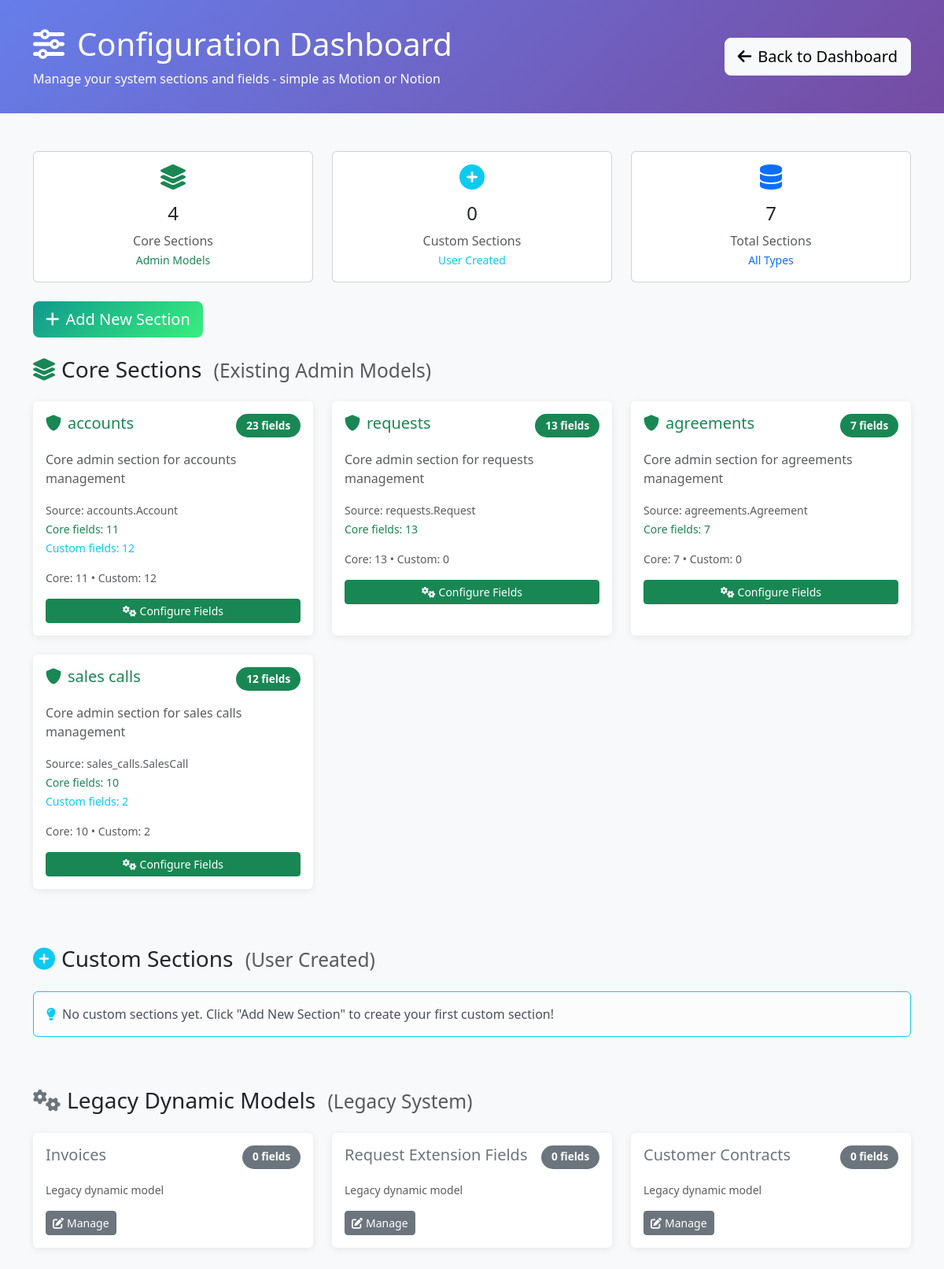
The app's page /configuration/ (signed in) with its own data.
### requests/models.py (models this page shows, shortened)
class DynamicSection(models.Model):
    name = models.CharField(max_length=255, unique=True, help_text="Internal section name")
    display_name = models.CharField(max_length=255, help_text="Display name shown to users")
    description = models.TextField(blank=True, help_text="Description of this section's purpose")
    order = models.IntegerField(default=100, help_text="Display order")
    is_core_section = models.BooleanField(default=False, help_text="True if this represents an existing admin model")
    source_model = models.CharField(max_length=255, blank=True, help_text="Full model name (e.g. 'accounts.Account') for core sections")
    created_at = models.DateTimeField(auto_now_add=True)
    updated_at = models.DateTimeField(auto_now=True)
    class Meta:
        verbose_name = "Dynamic Section"
        verbose_name_plural = "Dynamic Sections"
        ordering = ['is_core_section', 'order', 'name']

class DynamicModel(models.Model):
    name = models.CharField(max_length=100, unique=True, help_text="Model name (e.g., 'Invoice')")
    app_label = models.CharField(max_length=100, default='requests', help_text="Django app where model belongs")
    table_name = models.CharField(max_length=100, unique=True, help_text="Database table name")
    display_name = models.CharField(max_length=100, help_text="Human-readable name for admin")
    description = models.TextField(blank=True, help_text="Description of this model's purpose")
    ordering_fields = models.JSONField(default=list, help_text="Fields to use for default ordering")
    is_active = models.BooleanField(default=True, help_text="Whether this model is active in the system")
    created_at = models.DateTimeField(auto_now_add=True)
    updated_at = models.DateTimeField(auto_now=True)
    class Meta:
        verbose_name = "Dynamic Model"
        verbose_name_plural = "Dynamic Models"
        ordering = ['name']

### requests/configuration_views.py (the view, shortened to what this page needs)
# urls.py: path('', configuration_views.configuration_dashboard, name='dashboard'),
@staff_member_required
def configuration_dashboard(request):
    from requests.services.admin_model_detector import AdminModelDetector
    from requests.models import DynamicSection
    detector = AdminModelDetector()
    detector.sync_core_sections()
    core_sections = []
    for section in DynamicSection.objects.filter(is_core_section=True).order_by('order', 'name'):
        core_fields = section.fields.filter(is_core_field=True)
        custom_fields = section.fields.filter(is_core_field=False)
        core_sections.append({
            'id': section.id,
            'name': section.name,
            'display_name': section.display_name,
            'description': section.description,
            'source_model': section.source_model,
            'core_field_count': core_fields.count(),
            'custom_field_count': custom_fields.count(),
            'total_fields': section.fields.count(),
            'is_core': True,
            'admin_url': f'/admin/{section.source_model.lower().replace(".", "/")}/' if section.source_model else None
        })
    custom_sections = []
    dynamic_models = []
    for dm in DynamicModel.objects.filter(is_active=True):
        field_count = dm.fields.filter(is_active=True).count()
        dynamic_models.append({
            'id': dm.id,
            'name': f"{dm.app_label}.{dm.name}",
            'display_name': dm.display_name,
            'field_count': field_count,
            'is_core': False,
            'model': dm
        })
    context = {
        'core_sections': core_sections,
        'custom_sections': custom_sections,
        'dynamic_models': dynamic_models,  # Legacy support
        'total_core_sections': len(core_sections),
        'total_custom_sections': len(custom_sections),
        'total_sections': len(core_sections) + len(custom_sections) + len(dynamic_models)
    }
    return render(request, 'configuration/dashboard.html', context)

### requests/services/admin_model_detector.py (called while the page is built)
    def sync_core_sections(self) -> Dict[str, Any]:
        try:
            core_sections = self.create_core_sections()
            return {
                'success': True,
                'core_sections_count': len(core_sections),
                'sections': [
                    {
                        'name': section.name,
                        'display_name': section.display_name,
                        'field_count': section.fields.count(),
                        'source_model': section.source_model
                    }
                    for section in core_sections
                ]
            }
        except Exception as e:
            return {
                'success': False,
                'error': str(e)
            }

### requests/templates/configuration/dashboard.html (shortened to what this page needs)
<!DOCTYPE html>
<html lang="en">
<head>
    <link href="https://cdn.jsdelivr.net/npm/bootstrap@5.3.0/dist/css/bootstrap.min.css" rel="stylesheet">
    <link href="https://cdnjs.cloudflare.com/ajax/libs/font-awesome/6.0.0/css/all.min.css" rel="stylesheet">
</head>
<body class="bg-light">
    <div class="config-header">
        <div class="container">
            <div class="row align-items-center">
                <div class="col-md-8">
                    <h1 class="mb-2">
                        <i class="fas fa-sliders-h me-3"></i>Configuration Dashboard
                    </h1>
                    <p class="mb-0 opacity-90">
                        Manage your system sections and fields - simple as Motion or Notion
                    </p>
                </div>
                <div class="col-md-4 text-end">
                    <a href="{% url 'dashboard' %}" class="btn btn-light btn-lg">
                        <i class="fas fa-arrow-left me-2"></i>Back to Dashboard
                    </a>
                </div>
            </div>
        </div>
    </div>
    <div class="container my-5">
        <div class="row mb-4">
            <div class="col-md-4">
                <div class="card text-center">
                    <div class="card-body">
                        <i class="fas fa-layer-group fa-2x text-success mb-3"></i>
                        <h4>{{ total_core_sections|default:0 }}</h4>
                        <p class="text-muted mb-0">Core Sections</p>
                        <small class="text-success">Admin Models</small>
                    </div>
                </div>
            </div>
            <div class="col-md-4">
                <div class="card text-center">
                    <div class="card-body">
                        <i class="fas fa-plus-circle fa-2x text-info mb-3"></i>
                        <h4>{{ total_custom_sections|default:0 }}</h4>
                        <p class="text-muted mb-0">Custom Sections</p>
                        <small class="text-info">User Created</small>
                    </div>
                </div>
            </div>
            <div class="col-md-4">
                <div class="card text-center">
                    <div class="card-body">
                        <i class="fas fa-database fa-2x text-primary mb-3"></i>
                        <h4>{{ total_sections|default:0 }}</h4>
                        <p class="text-muted mb-0">Total Sections</p>
                        <small class="text-primary">All Types</small>
                    </div>
                </div>
            </div>
        </div>
        <div class="row mb-4">
            <div class="col-12">
                <div class="d-flex action-buttons">
                    <button class="btn btn-create btn-lg" onclick="createNewSection()">
                        <i class="fas fa-plus me-2"></i>Add New Section
                    </button>
                </div>
            </div>
        </div>
        <div class="row">
            <div class="col-12">
                <h3 class="mb-4">
                    <i class="fas fa-layer-group me-2 text-success"></i>Core Sections
                    <small class="text-muted ms-2">(Existing Admin Models)</small>
                </h3>
                <div class="row">
                    {% for section in core_sections %}
                    <div class="col-lg-6 col-xl-4 mb-4">
                        <div class="card section-card h-100 border-success">
                            <div class="card-body">
                                <div class="d-flex justify-content-between align-items-start mb-3">
                                    <h5 class="card-title mb-0 text-success">
                                        <i class="fas fa-shield-alt me-2"></i>{{ section.display_name }}
                                    </h5>
                                    <span class="field-count bg-success text-white">
                                        {{ section.total_fields }} fields
                                    </span>
                                </div>
                                <p class="card-text text-muted mb-3">{{ section.description }}</p>
                                <div class="mb-3">
                                    <small class="text-muted">Source: {{ section.source_model }}</small><br>
                                    <small class="text-success">Core fields: {{ section.core_field_count }}</small>
                                    {% if section.custom_field_count %}
                                    <br><small class="text-info">Custom fields: {{ section.custom_field_count }}</small>
                                    {% endif %}
                                </div>
                                <p class="text-muted small mb-3">
                                    Core: {{ section.core_field_count }} • Custom: {{ section.custom_field_count }}
                                </p>
                                <div class="d-flex gap-2">
                                    <a href="{% url 'configuration:section_fields' section.id %}"
                                       class="btn btn-success btn-sm flex-fill">
                                        <i class="fas fa-cogs me-1"></i>Configure Fields
                                    </a>
                                </div>
                            </div>
                        </div>
                    </div>
                    {% endfor %}
                </div>
            </div>
        </div>
        <div class="row mt-5">
            <div class="col-12">
                <h3 class="mb-4">
                    <i class="fas fa-plus-circle me-2 text-info"></i>Custom Sections
                    <small class="text-muted ms-2">(User Created)</small>
                </h3>
                <div class="row">
                    {% for section in custom_sections %}
                    <div class="col-lg-6 col-xl-4 mb-4">
                        <div class="card section-card h-100 border-info">
                            <div class="card-body">
                                <div class="d-flex justify-content-between align-items-start mb-3">
                                    <h5 class="card-title mb-0 text-info">
                                        <i class="fas fa-user-cog me-2"></i>{{ section.display_name }}
                                    </h5>
                                    <span class="field-count bg-info text-white">
                                        {{ section.total_fields }} fields
                                    </span>
                                </div>
                                <p class="card-text text-muted mb-3">{{ section.description|default:"Custom section created by user" }}</p>
                                <div class="d-flex gap-2">
                                    <a href="{% url 'configuration:section_fields' section.id %}"
                                       class="btn btn-info btn-sm">
                                        <i class="fas fa-edit me-1"></i>Edit Fields
                                    </a>
                                    <button class="btn btn-outline-danger btn-sm"
                                            onclick="deleteSection({{ section.id }}, '{{ section.display_name }}')">
                                        <i class="fas fa-trash me-1"></i>Delete
                                    </button>
                                </div>
                            </div>
                        </div>
                    </div>
                    {% empty %}
                    <div class="col-12">
                        <div class="alert alert-light border-info">
                            <i class="fas fa-lightbulb me-2 text-info"></i>No custom sections yet. Click "Add New Section" to create your first custom section!
                        </div>
                    </div>
                    {% endfor %}
                </div>
            </div>
        </div>
        {% if dynamic_models %}
        <div class="row mt-5">
            <div class="col-12">
                <h3 class="mb-4">
                    <i class="fas fa-cogs me-2 text-secondary"></i>Legacy Dynamic Models
                    <small class="text-muted ms-2">(Legacy System)</small>
                </h3>
                <div class="row">
                    {% for model in dynamic_models %}
                    <div class="col-lg-6 col-xl-4 mb-4">
                        <div class="card section-card h-100 border-secondary">
                            <div class="card-body">
                                <div class="d-flex justify-content-between align-items-start mb-3">
                                    <h5 class="card-title mb-0 text-secondary">{{ model.display_name }}</h5>
                                    <span class="field-count bg-secondary text-white">
                                        {{ model.field_count }} fields
                                    </span>
                                </div>
                                <p class="text-muted small mb-3">Legacy dynamic model</p>
                                <div class="d-flex gap-2">
                                    <a href="{% url 'configuration:section_fields' model.id %}?dynamic=true"
                                       class="btn btn-secondary btn-sm">
                                        <i class="fas fa-edit me-1"></i>Manage
                                    </a>
                                </div>
                            </div>
                        </div>
                    </div>
                    {% endfor %}
                </div>
            </div>
        </div>
        {% endif %}
    </div>
</body>
</html>

### requests/templates/configuration/dashboard.html (style rules this page uses)
.config-header { background: linear-gradient(135deg, #667eea 0%, #764ba2 100%); color: white; padding: 2rem 0; }
.section-card { transition: all 0.3s ease; border: none; box-shadow: 0 2px 10px rgba(0,0,0,0.08); }
.field-count { background: #f8f9fa; border-radius: 20px; padding: 0.3rem 0.8rem; font-size: 0.85rem; font-weight: 600; }
.action-buttons { gap: 0.5rem; }
.btn-create { background: linear-gradient(135deg, #11998e 0%, #38ef7d 100%); border: none; color: white; }

### records on screen
DynamicSection: display_name "accounts", description "Core admin section for accounts management", source_model "accounts.Account"
DynamicSection: display_name "requests", description "Core admin section for requests management", source_model "requests.Request"
DynamicSection: display_name "agreements", description "Core admin section for agreements management", source_model "agreements.Agreement"
DynamicSection: display_name "sales calls", description "Core admin section for sales calls management", source_model "sales_calls.SalesCall"
DynamicModel: display_name "Invoices", field_count "0"
DynamicModel: display_name "Request Extension Fields", field_count "0"
DynamicModel: display_name "Customer Contracts", field_count "0"

### other values on screen
{{ total_core_sections|default:0 }} "4"
{{ total_custom_sections|default:0 }} "0"
{{ total_sections|default:0 }} "7"
{{ section.total_fields }} "23" "13" "7" "12"
{{ section.core_field_count }} "11" "13" "7" "10"
{{ section.custom_field_count }} "12" "2"
{{ section.custom_field_count }} "12" "0" "0" "2"
